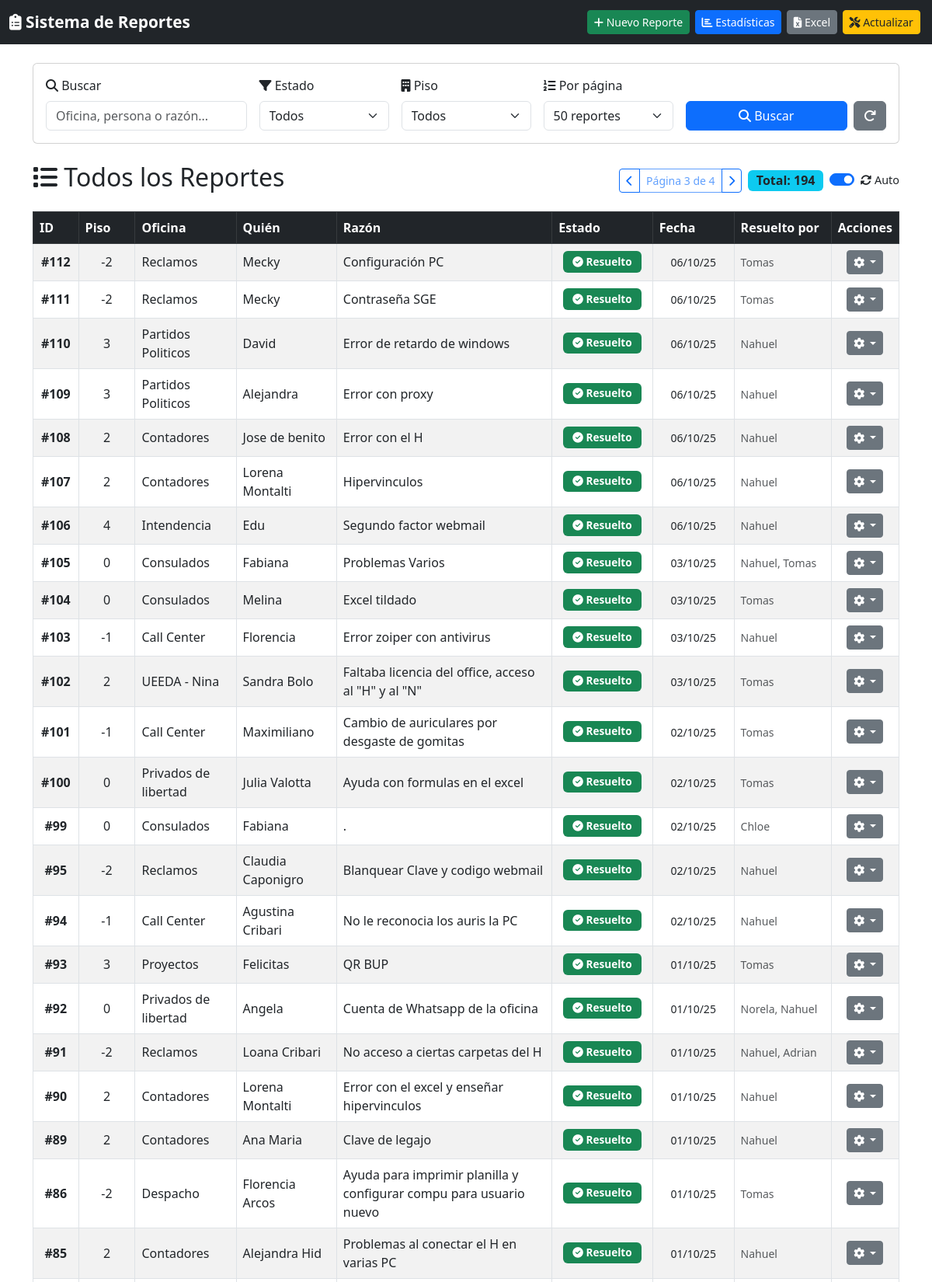
The app's page /?busqueda=&estado=&piso=&limite=50&pagina=3 (upper part) with its own data.
### tables this page shows
CREATE TABLE "datos" (
        id INTEGER PRIMARY KEY AUTOINCREMENT,
        piso INTEGER NOT NULL,
        oficina TEXT NOT NULL,
        quien TEXT NOT NULL,
        razon TEXT NOT NULL,
        estado TEXT NOT NULL,
        fecha TEXT DEFAULT (strftime('%d/%m/%y', 'now', 'localtime')),
        resuelto_por TEXT DEFAULT ''
    );

### routes.py (the view)
    @app.route('/')
    def index():
        try:
            conn = obtener_conexion()
            cur = conn.cursor()
            filtro_estado = request.args.get('estado', '')
            filtro_piso = request.args.get('piso', '')
            busqueda = request.args.get('busqueda', '')
            limite = request.args.get('limite', '50')
            pagina_actual = int(request.args.get('pagina', 1))
            query = "SELECT d.*, (SELECT COUNT(*) FROM comentarios WHERE reporte_id = d.id) as num_comentarios FROM datos d WHERE 1=1"
            params = []
            if filtro_estado:
                query += " AND d.estado = ?"
                params.append(filtro_estado)
            if filtro_piso:
                query += " AND d.piso = ?"
                params.append(filtro_piso)
            if busqueda:
                query += " AND (d.oficina LIKE ? OR d.quien LIKE ? OR d.razon LIKE ?)"
                busqueda_param = f"%{busqueda}%"
                params.extend([busqueda_param, busqueda_param, busqueda_param])
            query += " ORDER BY d.id DESC"
            query_total = "SELECT COUNT(*) FROM datos d WHERE 1=1"
            params_total = []
            if filtro_estado:
                query_total += " AND d.estado = ?"
                params_total.append(filtro_estado)
            if filtro_piso:
                query_total += " AND d.piso = ?"
                params_total.append(filtro_piso)
            if busqueda:
                query_total += " AND (d.oficina LIKE ? OR d.quien LIKE ? OR d.razon LIKE ?)"
                params_total.extend([busqueda_param, busqueda_param, busqueda_param])
            cur.execute(query_total, params_total)
            total_reportes = cur.fetchone()[0]
            total_paginas = 1
            if limite != 'todos':
                try:
                    limite_num = int(limite)
                    total_paginas = (total_reportes + limite_num - 1) // limite_num
                    offset = (pagina_actual - 1) * limite_num
                    query += f" LIMIT {limite_num} OFFSET {offset}"
                except:
                    limite = '50'
            cur.execute(query, params)
            reportes = cur.fetchall()
            cur.execute("SELECT DISTINCT piso FROM datos ORDER BY piso")
            pisos_disponibles = [p[0] for p in cur.fetchall()]
            conn.close()
            return render_template('index.html',
                                 reportes=reportes,
                                 total_reportes=total_reportes,
                                 pisos_disponibles=pisos_disponibles,
                                 filtro_estado=filtro_estado,
                                 filtro_piso=filtro_piso,
                                 busqueda=busqueda,
                                 limite=limite,
                                 pagina_actual=pagina_actual,
                                 total_paginas=total_paginas)
        except Exception as e:
            return f"Error: {str(e)}", 500

### database.py (called while the page is built)
def obtener_conexion():
    return sqlite3.connect(DB_PATH)

### templates/index.html (shortened to what this page needs)
{% extends "base.html" %}
{% block content %}
<div class="card mb-4">
    <div class="card-body">
        <form method="GET" action="{{ url_for('index') }}" id="filtrosForm" class="row g-3">
            <div class="col-md-3">
                <label for="busqueda" class="form-label">
                    <i class="fas fa-search"></i> Buscar
                </label>
                <input type="text" class="form-control" id="busqueda" name="busqueda"
                       placeholder="Oficina, persona o razón..." value="{{ busqueda }}">
            </div>
            <div class="col-md-2">
                <label for="estado" class="form-label">
                    <i class="fas fa-filter"></i> Estado
                </label>
                <select class="form-select" id="estado" name="estado">
                    <option value="">Todos</option>
                </select>
            </div>
            <div class="col-md-2">
                <label for="piso" class="form-label">
                    <i class="fas fa-building"></i> Piso
                </label>
                <select class="form-select" id="piso" name="piso">
                    <option value="">Todos</option>
                </select>
            </div>
            <div class="col-md-2">
                <label for="limite" class="form-label">
                    <i class="fas fa-list-ol"></i> Por página
                </label>
                <select class="form-select" id="limite" name="limite" onchange="this.form.submit()">
                    <option value="50" {% if limite == 50 %}selected{% endif %}>50 reportes</option>
                </select>
            </div>
            <div class="col-md-3 d-flex align-items-end gap-2">
                <button type="submit" class="btn btn-primary flex-grow-1" title="Aplicar filtros">
                    <i class="fas fa-search"></i> Buscar
                </button>
                <a href="{{ url_for('index') }}" class="btn btn-secondary" title="Limpiar filtros">
                    <i class="fas fa-redo"></i>
                </a>
            </div>
        </form>
    </div>
</div>
<div class="d-flex justify-content-between align-items-center mb-3">
    <h2>
        <i class="fas fa-list"></i> Todos los Reportes
    </h2>
    <div class="d-flex gap-2 align-items-center">
        {% if total_paginas > 1 %}
        <div class="btn-group" role="group">
            <a href="?busqueda={{ busqueda }}&estado={{ filtro_estado }}&piso={{ filtro_piso }}&limite={{ limite }}&pagina={{ pagina_actual - 1 }}"
               class="btn btn-outline-primary btn-sm {% if pagina_actual == 1 %}disabled{% endif %}"
               {% if pagina_actual == 1 %}tabindex="-1" aria-disabled="true"{% endif %}>
                <i class="fas fa-chevron-left"></i>
            </a>
            <button type="button" class="btn btn-outline-primary btn-sm" disabled>
                Página {{ pagina_actual }} de {{ total_paginas }}
            </button>
            <a href="?busqueda={{ busqueda }}&estado={{ filtro_estado }}&piso={{ filtro_piso }}&limite={{ limite }}&pagina={{ pagina_actual + 1 }}"
               class="btn btn-outline-primary btn-sm {% if pagina_actual == total_paginas %}disabled{% endif %}"
               {% if pagina_actual == total_paginas %}tabindex="-1" aria-disabled="true"{% endif %}>
                <i class="fas fa-chevron-right"></i>
            </a>
        </div>
        {% endif %}
        <span class="badge bg-info text-dark" style="font-size: 1rem;">
            Total: {{ total_reportes }}
        </span>
        <div class="form-check form-switch">
            <input class="form-check-input" type="checkbox" id="autoRefreshToggle" checked>
            <label class="form-check-label" for="autoRefreshToggle" style="font-size: 0.9rem;">
                <i class="fas fa-sync-alt"></i> Auto
            </label>
        </div>
    </div>
</div>
<div class="table-responsive">
    <table class="table table-striped table-bordered table-hover align-middle">
        <thead class="table-dark">
            <tr>
                <th style="width: 5%;">ID</th>
                <th style="width: 7%;">Piso</th>
                <th style="width: 12%;">Oficina</th>
                <th style="width: 12%;">Quién</th>
                <th style="width: 28%;">Razón</th>
                <th style="width: 10%;">Estado</th>
                <th style="width: 10%;">Fecha</th>
                <th style="width: 12%;">Resuelto por</th>
                <th style="width: 8%;">Acciones</th>
            </tr>
        </thead>
        <tbody>
            {% if reportes %}
                {% for r in reportes %}
                <tr>
                    <td class="text-center">
                        <strong>#{{ r[0] }}</strong>
                    </td>
                    <td class="text-center">{{ r[1] }}</td>
                    <td>{{ r[2] }}</td>
                    <td>{{ r[3] }}</td>
                    <td>{{ r[4] }}</td>
                    <td class="text-center">
                        {% if r[5] == 'resuelto' %}
                            <span class="badge bg-success badge-estado">
                                <i class="fas fa-check-circle"></i> Resuelto
                            </span>
                        {% elif r[5] == 'en proceso' %}
                            <span class="badge bg-warning text-dark badge-estado">
                                <i class="fas fa-hourglass-half"></i> En Proceso
                            </span>
                        {% else %}
                            <span class="badge bg-danger badge-estado">
                                <i class="fas fa-clock"></i> Pendiente
                            </span>
                        {% endif %}
                    </td>
                    <td class="text-center"><small>{{ r[6] }}</small></td>
                    <td>
                        {% if r[7] %}
                            <small class="text-muted">{{ r[7] }}</small>
                        {% else %}
                            <small class="text-muted">-</small>
                        {% endif %}
                    </td>
                    <td class="text-center">
                        <div class="dropdown">
                            <button class="btn btn-sm btn-secondary dropdown-toggle" type="button" data-bs-toggle="dropdown">
                                <i class="fas fa-cog"></i>
                            </button>
                        </div>
                    </td>
                </tr>
                {% endfor %}
            {% endif %}
        </tbody>
    </table>
</div>
{% endblock %}

### records on screen
datos: id "112", piso "-2", oficina "Reclamos", quien "Mecky", razon "Configuración PC", estado "resuelto" (drawn), fecha "06/10/25", resuelto_por "Tomas"
datos: id "111", piso "-2", oficina "Reclamos", quien "Mecky", razon "Contraseña SGE", estado "resuelto" (drawn), fecha "06/10/25", resuelto_por "Tomas"
datos: id "110", piso "3", oficina "Partidos Politicos", quien "David", razon "Error de retardo de windows", estado "resuelto" (drawn), fecha "06/10/25", resuelto_por "Nahuel"
datos: id "109", piso "3", oficina "Partidos Politicos", quien "Alejandra", razon "Error con proxy", estado "resuelto" (drawn), fecha "06/10/25", resuelto_por "Nahuel"
datos: id "108", piso "2", oficina "Contadores", quien "Jose de benito", razon "Error con el H", estado "resuelto" (drawn), fecha "06/10/25", resuelto_por "Nahuel"
datos: id "107", piso "2", oficina "Contadores", quien "Lorena Montalti", razon "Hipervinculos", estado "resuelto" (drawn), fecha "06/10/25", resuelto_por "Nahuel"
datos: id "106", piso "4", oficina "Intendencia", quien "Edu", razon "Segundo factor webmail", estado "resuelto" (drawn), fecha "06/10/25", resuelto_por "Nahuel"
datos: id "105", piso "0", oficina "Consulados", quien "Fabiana", razon "Problemas Varios", estado "resuelto" (drawn), fecha "03/10/25", resuelto_por "Nahuel, Tomas"
datos: id "104", piso "0", oficina "Consulados", quien "Melina", razon "Excel tildado", estado "resuelto" (drawn), fecha "03/10/25", resuelto_por "Tomas"
datos: id "103", piso "-1", oficina "Call Center", quien "Florencia", razon "Error zoiper con antivirus", estado "resuelto" (drawn), fecha "03/10/25", resuelto_por "Nahuel"
datos: id "102", piso "2", oficina "UEEDA - Nina", quien "Sandra Bolo", razon "Faltaba licencia del office, acceso al \"H\" y al \"N\"", estado "resuelto" (drawn), fecha "03/10/25", resuelto_por "Tomas"
datos: id "101", piso "-1", oficina "Call Center", quien "Maximiliano", razon "Cambio de auriculares por desgaste de gomitas", estado "resuelto" (drawn), fecha "02/10/25", resuelto_por "Tomas"
datos: id "100", piso "0", oficina "Privados de libertad", quien "Julia Valotta", razon "Ayuda con formulas en el excel", estado "resuelto" (drawn), fecha "02/10/25", resuelto_por "Tomas"
datos: id "99", piso "0", oficina "Consulados", quien "Fabiana", razon ".", estado "resuelto" (drawn), fecha "02/10/25", resuelto_por "Chloe"
datos: id "95", piso "-2", oficina "Reclamos", quien "Claudia Caponigro", razon "Blanquear Clave y codigo webmail", estado "resuelto" (drawn), fecha "02/10/25", resuelto_por "Nahuel"
datos: id "94", piso "-1", oficina "Call Center", quien "Agustina Cribari", razon "No le reconocia los auris la PC", estado "resuelto" (drawn), fecha "02/10/25", resuelto_por "Nahuel"
datos: id "93", piso "3", oficina "Proyectos", quien "Felicitas", razon "QR BUP", estado "resuelto" (drawn), fecha "01/10/25", resuelto_por "Tomas"
datos: id "92", piso "0", oficina "Privados de libertad", quien "Angela", razon "Cuenta de Whatsapp de la oficina", estado "resuelto" (drawn), fecha "01/10/25", resuelto_por "Norela, Nahuel"
datos: id "91", piso "-2", oficina "Reclamos", quien "Loana Cribari", razon "No acceso a ciertas carpetas del H", estado "resuelto" (drawn), fecha "01/10/25", resuelto_por "Nahuel, Adrian"
datos: id "90", piso "2", oficina "Contadores", quien "Lorena Montalti", razon "Error con el excel y enseñar hipervinculos", estado "resuelto" (drawn), fecha "01/10/25", resuelto_por "Nahuel"
datos: id "89", piso "2", oficina "Contadores", quien "Ana Maria", razon "Clave de legajo", estado "resuelto" (drawn), fecha "01/10/25", resuelto_por "Nahuel"
datos: id "86", piso "-2", oficina "Despacho", quien "Florencia Arcos", razon "Ayuda para imprimir planilla y configurar compu para usuario nuevo", estado "resuelto" (drawn), fecha "01/10/25", resuelto_por "Tomas"
datos: id "85", piso "2", oficina "Contadores", quien "Alejandra Hid", razon "Problemas al conectar el H en varias PC", estado "resuelto" (drawn), fecha "01/10/25", resuelto_por "Nahuel"

### other values on screen
{{ pagina_actual }} "3"
{{ total_paginas }} "4"
{{ total_reportes }} "194"
